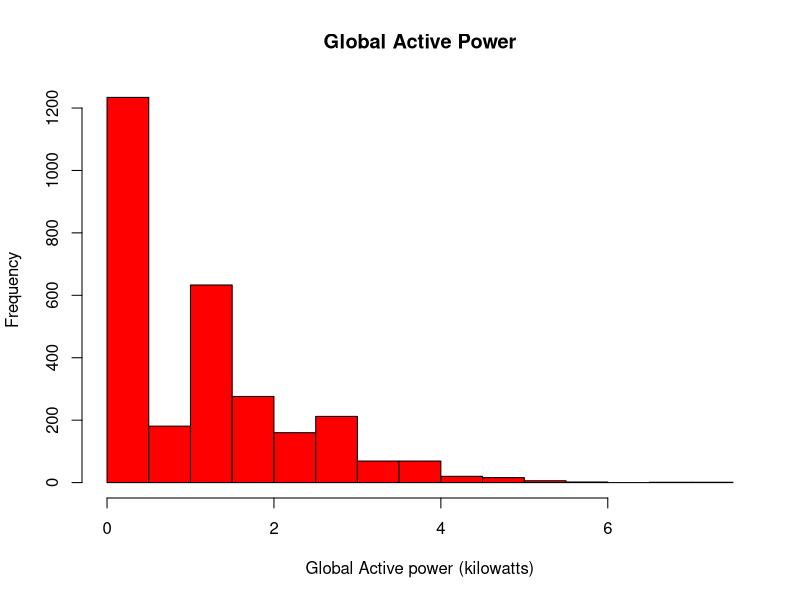

This chart was generated by the following R code:
#for plot 1


plot1<-function()
  
{
  subtemp<-read.table("sub_household_power_comsuption.txt",sep=",",header=T) #always re-read it so each segment can be run independently
windows()
mydf<-data.frame(subtemp)
gap<-(mydf$Global_active_power)
ngap<-as.numeric(as.character(gap))
ngap<-na.omit(ngap)
hist(ngap,main="Global Active Power",xlab="Global Active power (kilowatts)",col="red")
dev.copy(png,file="plot1.png")
dev.off()
}

plot1()